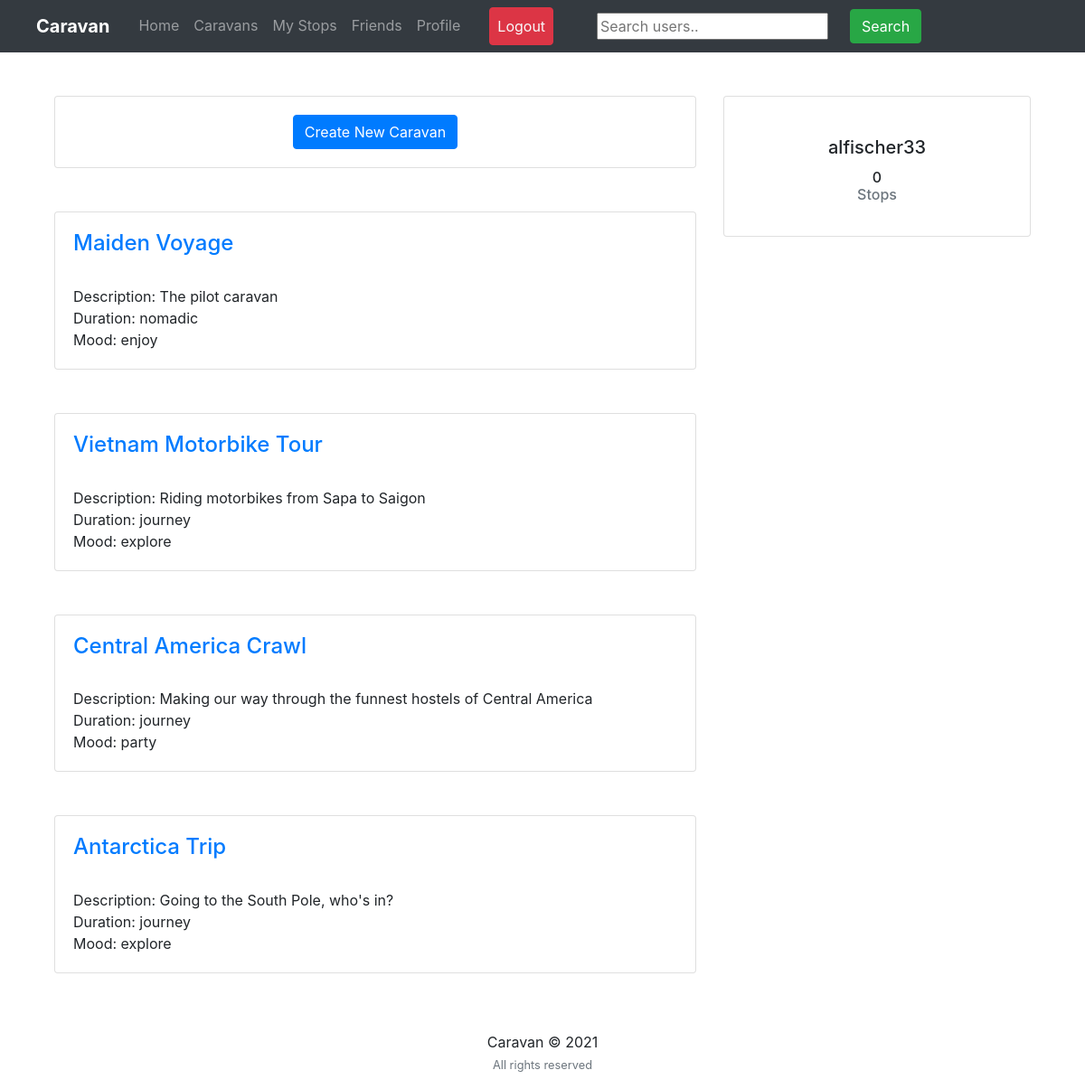
The app's page /feed/caravan-list/ (signed in) with its own data.
### feed/models.py (models this page shows, shortened)
class Caravan(models.Model):
    name = models.CharField(max_length=127, unique=True)
    description = models.CharField(max_length=1023, blank=True)
    tags = models.CharField(max_length=511, blank=True)
    creator = models.ForeignKey(User, related_name='caravan_creator', null=True, blank=True, on_delete=models.SET_NULL)
    start_date = models.DateField(default=datetime.date.today())
    members = models.ManyToManyField(User, blank=True, related_name='caravans')
    parent_caravan = models.ForeignKey('caravan', null=True, blank=True, on_delete=models.SET_NULL),
    private = models.BooleanField(default=False)
    invisible = models.BooleanField(default=False)
    allow_member_stop_proposals = models.BooleanField(default=True)
    blocked_users = models.ManyToManyField(User, blank=True, related_name='blocked')
    flexible_dates = models.BooleanField(default=False) #only define current stop end date once stop begun
    event = 'event'
    journey = 'journey'
    nomadic = 'nomadic'
    other = 'other'
    duration_choices = (
        (event, 'Event'),
        (journey, 'Journey'),
        (nomadic, 'Nomadic'),
        (other, 'Other')
    )
    duration = models.CharField(max_length=15, choices=duration_choices)
    party = 'party'
    enjoy = 'enjoy'
    explore = 'explore'
    volunteer = 'volunteer'
    work = 'work'
    other = 'other'
    mood_choices = (
        (party, 'Party'),
        (enjoy, 'Enjoy'),
        (explore, 'Explore'),
        (volunteer, 'Volunteer'),
        (work, 'Work'),
        (other, 'Other')
    )
    mood = models.CharField(max_length=15, choices=mood_choices)
    youngadults = '18-23'
    quarterlife = '23-29'
    thirties = '30-39'
    midlife = '40-65'
    seniors = '65+'
    any_age = 'any'
    family = 'family'
    age_choices = (
        (youngadults, '18-23'),
        (quarterlife, '23-29'),
        (thirties, '30-39'),
        (midlife, '40-65'),
        (seniors, '65+'),
        (family, 'Family'),
        (any_age, 'All Ages')
    )
    age_range = models.CharField(max_length=15, choices=age_choices)
    def get_absolute_url(self):
        return f"/feed/caravan/{self.name}"

### feed/views_caravans.py (the view)
# urls.py: path('feed/caravan-list/', feed_views.caravan_list, name='caravan_list'),
def caravan_list(request):
    all_caravans = Caravan.objects.all()
    my_stops = Stop.objects.filter(attendees=request.user)
    my_caravans = set([s.caravan for s in my_stops])
    print(my_caravans)
    context = {'all_caravans':all_caravans, 'my_caravans':my_caravans, 'my_stops':my_stops}
    return render(request, 'feed/caravan_list.html', context)

### feed/templates/feed/caravan_list.html (shortened to what this page needs)
{% extends "users/layout.html" %} {% load static %} {% block cssfiles %} {%endblock cssfiles %} {% block searchform %}
<form
  class="form-inline my-2 my-lg-0 ml-5"
  action="{% url 'search_users' %}"
  method="get">
  <input name="q" type="text" placeholder="Search users.." />
  <button class="btn btn-success my-2 my-sm-0 ml-4" type="submit">
    Search
  </button>
</form>
{% endblock searchform %} {% block content %}
<div class="container">
  <div class="row">
    <div class="col-md-8">
      <div class="card card-signin my-5">
        <div class="card-body" style="margin-left: auto; margin-right: auto;">
          <small>
            <a
              class="btn btn-primary"
              href="{% url 'create_caravan' %}"
              >Create New Caravan</a>
          </small>
        </div>
      </div>
      {% if all_caravans %}
      {% for c in all_caravans %}
      {% if c.private == False %}
      <div class="card card-signin my-5">
        <div class="card-body">
            <h4> <a href="{{ c.get_absolute_url }}">{{ c.name }}</a></h4>
            <br>
            <a class="text-dark">
                <a>Description: {{ c.description }}</a><br>
                <a>Duration: {{ c.duration }}</a><br>
                <a>Mood: {{ c.mood }}</a><br>
            </a>
        </div>
      </div>
      {% endif %}
      {% endfor %}
      {% else %}
      <h5>
        <i>You have no stops on your schedule now!</i>
      </h5>
      {% endif %}
    </div>
    <div class="col-md-4">
      <div class="card card-signin my-5">
        <a href="{{ request.user.profile.get_absolute_url }}"
          ><img
        /></a>
        <div class="card-body">
          <h5 class="card-title text-center">{{ request.user }}</h5>
          <h6 class="text-center">
            {{ my_stops.count }}
            <p class="text-muted">Stops</p>
          </h6>
        </div>
      </div>
    </div>
  </div>
  {% endblock content %} {% block jsfiles %}{% endblock jsfiles %}

### records on screen
Caravan: name "Maiden Voyage", description "The pilot caravan", duration "nomadic", mood "enjoy"
Caravan: name "Vietnam Motorbike Tour", description "Riding motorbikes from Sapa to Saigon", duration "journey", mood "explore"
Caravan: name "Central America Crawl", description "Making our way through the funnest hostels of Central America", duration "journey", mood "party"
Caravan: name "Antarctica Trip", description "Going to the South Pole, who's in?", duration "journey", mood "explore"

### other values on screen
{{ request.user }} "alfischer33"
{{ my_stops.count }} "0"
